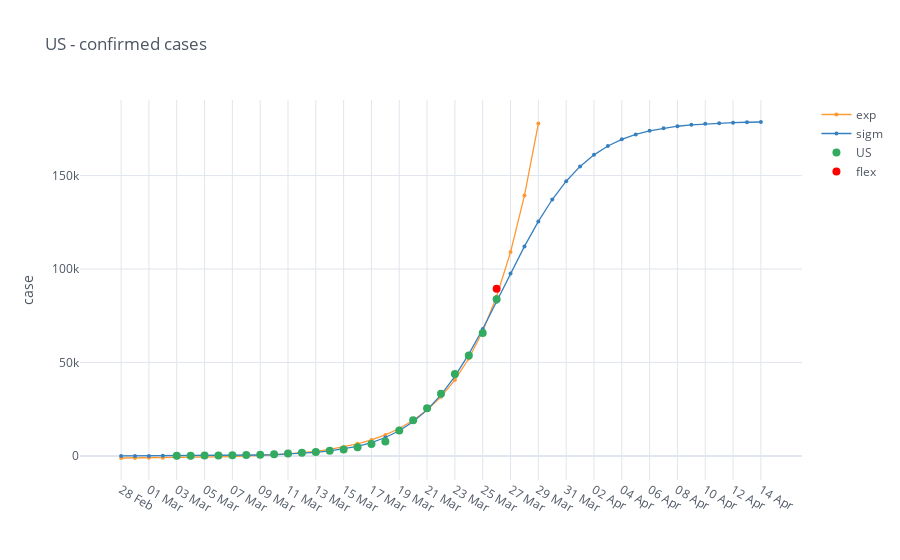

Write notebook code for a chart like this one.
### Code cell
confirmed_cases = io.world_load_cases(io.get_filename_confirmed_cases(), [country])
condition = confirmed_cases[country] >= 100
confirmed_cases = confirmed_cases[condition]
# confirmed_cases
fig_analysis = mp.iplot_analysis_plot(confirmed_cases, title=country + ' - confirmed cases', log_fitting=False)
fig_analysis.show()

### Figure 1 — Plotly figure (JSON) as saved in the notebook; plotly's stock layout.template omitted (floating-point values rounded to 4 significant figures)
{"data": [{"line": {"color": "rgba(255, 153, 51, 1.0)", "dash": "solid", "shape": "linear", "width": 1.3}, "marker": {"size": 4, "symbol": "circle"}, "mode": "lines+markers", "name": "exp", "text": "", "type": "scatter", "x": ["28 Feb", "29 Feb", "01 Mar", "02 Mar", "03 Mar", "04 Mar", "05 Mar", "06 Mar", "07 Mar", "08 Mar", "09 Mar", "10 Mar", "11 Mar", "12 Mar", "13 Mar", "14 Mar", "15 Mar", "16 Mar", "17 Mar", "18 Mar", "19 Mar", "20 Mar", "21 Mar", "22 Mar", "23 Mar", "24 Mar", "25 Mar", "26 Mar", "27 Mar", "28 Mar", "29 Mar", "30 Mar", "31 Mar", "01 Apr", "02 Apr", "03 Apr", "04 Apr", "05 Apr", "06 Apr", "07 Apr", "08 Apr", "09 Apr", "10 Apr", "11 Apr", "12 Apr", "13 Apr", "14 Apr"], "y": [-1090.0, -1056.0, -1012.0, -956.3, -885.3, -794.9, -679.7, -533.0, -346.0, -107.8, 195.6, 582.2, 1075.0, 1702.0, 2502.0, 3520.0, 4817.0, 6470.0, 8576.0, 11260.0, 14680.0, 19030.0, 24580.0, 31650.0, 40650.0, 52120.0, 66730.0, 85350.0, 109100.0, 139300.0, 177800.0, "", "", "", "", "", "", "", "", "", "", "", "", "", "", "", ""]}, {"line": {"color": "rgba(55, 128, 191, 1.0)", "dash": "solid", "shape": "linear", "width": 1.3}, "marker": {"size": 4, "symbol": "circle"}, "mode": "lines+markers", "name": "sigm", "text": "", "type": "scatter", "x": ["28 Feb", "29 Feb", "01 Mar", "02 Mar", "03 Mar", "04 Mar", "05 Mar", "06 Mar", "07 Mar", "08 Mar", "09 Mar", "10 Mar", "11 Mar", "12 Mar", "13 Mar", "14 Mar", "15 Mar", "16 Mar", "17 Mar", "18 Mar", "19 Mar", "20 Mar", "21 Mar", "22 Mar", "23 Mar", "24 Mar", "25 Mar", "26 Mar", "27 Mar", "28 Mar", "29 Mar", "30 Mar", "31 Mar", "01 Apr", "02 Apr", "03 Apr", "04 Apr", "05 Apr", "06 Apr", "07 Apr", "08 Apr", "09 Apr", "10 Apr", "11 Apr", "12 Apr", "13 Apr", "14 Apr"], "y": [29.7, 36.74, 46.59, 60.37, 79.65, 106.6, 144.3, 197.1, 270.8, 373.9, 518.0, 719.1, 999.8, 1391.0, 1936.0, 2692.0, 3740.0, 5185.0, 7167.0, 9866.0, 13500.0, 18340.0, 24650.0, 32680.0, 42620.0, 54460.0, 67940.0, 82560.0, 97550.0, 112100.0, 125500.0, 137200.0, 147000.0, 154900.0, 161100.0, 165800.0, 169400.0, 172000.0, 174000.0, 175400.0, 176400.0, 177100.0, 177700.0, 178000.0, 178300.0, 178500.0, 178700.0]}, {"line": {"color": "rgba(50, 171, 96, 1.0)", "dash": "solid", "shape": "linear", "width": 1.3}, "marker": {"size": 8, "symbol": "circle"}, "mode": "markers", "name": "US", "text": "", "type": "scatter", "x": ["28 Feb", "29 Feb", "01 Mar", "02 Mar", "03 Mar", "04 Mar", "05 Mar", "06 Mar", "07 Mar", "08 Mar", "09 Mar", "10 Mar", "11 Mar", "12 Mar", "13 Mar", "14 Mar", "15 Mar", "16 Mar", "17 Mar", "18 Mar", "19 Mar", "20 Mar", "21 Mar", "22 Mar", "23 Mar", "24 Mar", "25 Mar", "26 Mar", "27 Mar", "28 Mar", "29 Mar", "30 Mar", "31 Mar", "01 Apr", "02 Apr", "03 Apr", "04 Apr", "05 Apr", "06 Apr", "07 Apr", "08 Apr", "09 Apr", "10 Apr", "11 Apr", "12 Apr", "13 Apr", "14 Apr"], "y": ["", "", "", "", 118.0, 149.0, 217.0, 262.0, 402.0, 518.0, 583.0, 959.0, 1281.0, 1663.0, 2179.0, 2727.0, 3499.0, 4632.0, 6421.0, 7783.0, 13680.0, 19100.0, 25490.0, 33280.0, 43850.0, 53740.0, 65780.0, 83840.0, "", "", "", "", "", "", "", "", "", "", "", "", "", "", "", "", "", "", ""]}, {"marker": {"color": "rgba(255, 0, 0, 125)", "size": 8}, "mode": "markers", "name": "flex", "type": "scatter", "x": ["26 Mar"], "y": [89510.0]}], "layout": {"legend": {"bgcolor": "#FFFFFF", "font": {"color": "#4D5663"}}, "paper_bgcolor": "#FFFFFF", "plot_bgcolor": "#FFFFFF", "title": {"font": {"color": "#4D5663"}, "text": "US - confirmed cases"}, "xaxis": {"gridcolor": "#E1E5ED", "showgrid": true, "tickfont": {"color": "#4D5663"}, "title": {"font": {"color": "#4D5663"}, "text": ""}, "zerolinecolor": "#E1E5ED"}, "yaxis": {"gridcolor": "#E1E5ED", "showgrid": true, "tickfont": {"color": "#4D5663"}, "title": {"font": {"color": "#4D5663"}, "text": "case"}, "zerolinecolor": "#E1E5ED"}}}
